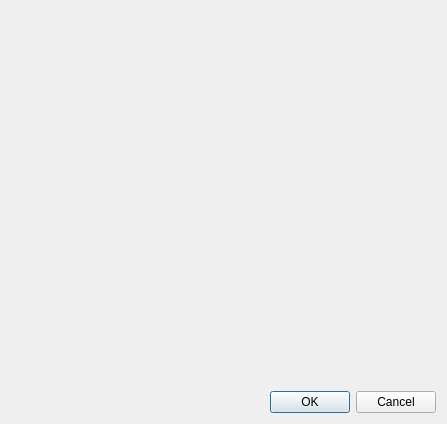
<?xml version="1.0" encoding="UTF-8"?>
<ui version="4.0">
 <class>EditEntryAttachmentsDialog</class>
 <widget class="QDialog" name="EditEntryAttachmentsDialog">
  <property name="geometry">
   <rect>
    <x>0</x>
    <y>0</y>
    <width>447</width>
    <height>424</height>
   </rect>
  </property>
  <property name="windowTitle">
   <string notr="true"/>
  </property>
  <layout class="QVBoxLayout" name="verticalLayout">
   <item>
    <widget class="AttachmentWidget" name="attachmentWidget" native="true">
     <property name="sizePolicy">
      <sizepolicy hsizetype="Expanding" vsizetype="Expanding">
       <horstretch>0</horstretch>
       <verstretch>0</verstretch>
      </sizepolicy>
     </property>
    </widget>
   </item>
   <item>
    <widget class="VaultDialogButtonBox" name="dialogButtons">
     <property name="standardButtons">
      <set>QDialogButtonBox::Cancel|QDialogButtonBox::Ok</set>
     </property>
    </widget>
   </item>
  </layout>
 </widget>
 <customwidgets>
  <customwidget>
   <class>AttachmentWidget</class>
   <extends>QWidget</extends>
   <header location="global">gui/entry/attachments/AttachmentWidget.h</header>
   <container>1</container>
  </customwidget>
  <customwidget>
   <class>VaultDialogButtonBox</class>
   <extends>QDialogButtonBox</extends>
   <header>gui/vault/VaultControls.h</header>
  </customwidget>
 </customwidgets>
 <resources/>
 <connections/>
</ui>
